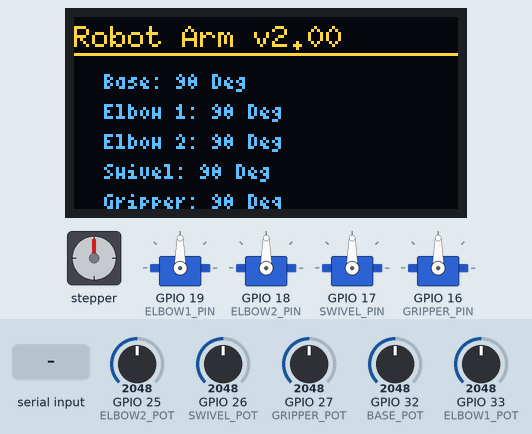
Simulated run of this sketch. Board: ESP32. Parts: stepper motor, 128×64 one-colour display, 4 × servo. Wiring (inferred from the names in the program): stepper motor (2048 steps per turn assumed): coils GPIO 4, GPIO 0, GPIO 2, GPIO 15. The inputs (shaded band) are chosen by the test bench; at power-on: GPIO 25 (ELBOW2_POT) = 2048, GPIO 26 (SWIVEL_POT) = 2048, GPIO 27 (GRIPPER_POT) = 2048, GPIO 32 (BASE_POT) = 2048, GPIO 33 (ELBOW1_POT) = 2048. The OLED is the two-colour kind (top 16 rows yellow); what the sketch prints to the serial monitor is not drawn.

Above: at 2.5 s.
2.6 s: "ik 90\n" received over Serial
At 4.3 s:
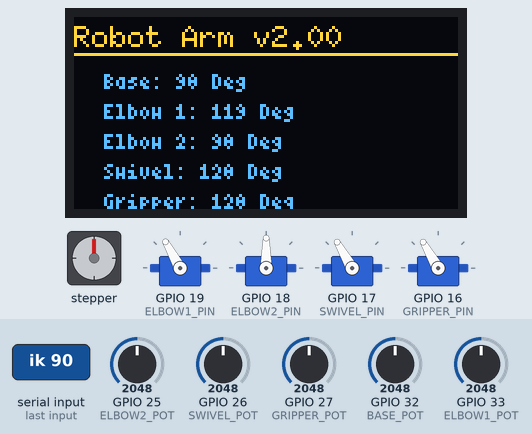
4.6 s: "run_dance\n" received over Serial
At 5.12 s:
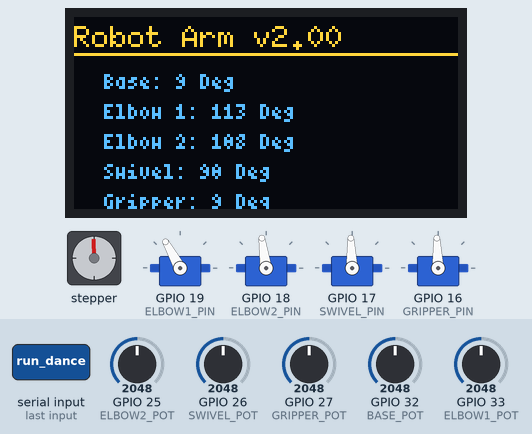
7.4 s: "ik 90 45\n" received over Serial
At 7.68 s:
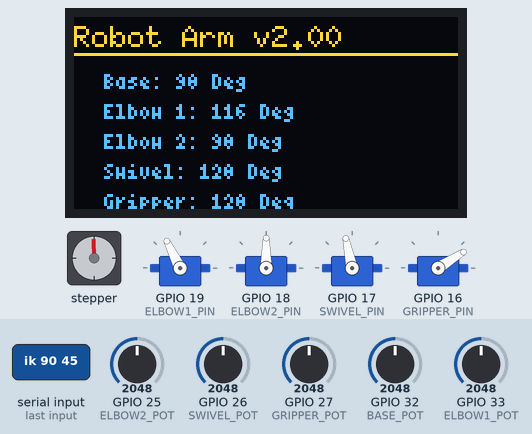
10.3 s: "run_pots\n" received over Serial
At 10.5 s:
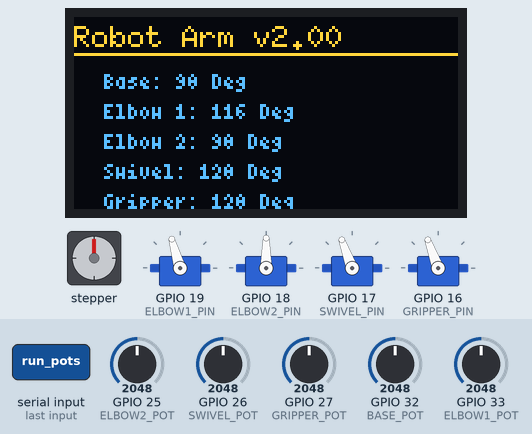
12.3 s: GPIO 25 (ELBOW2_POT) set to 1228
At 14.1 s:
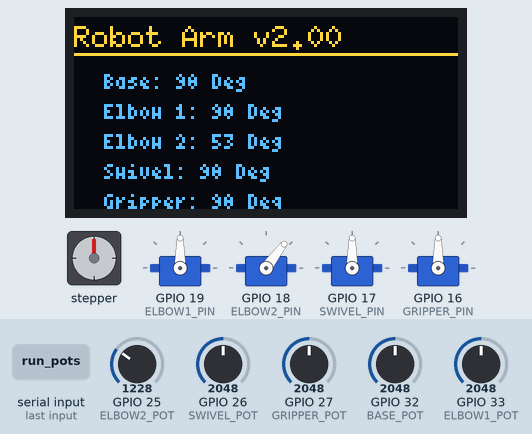
14.4 s: GPIO 26 (SWIVEL_POT) set to 3972
At 17.1 s:
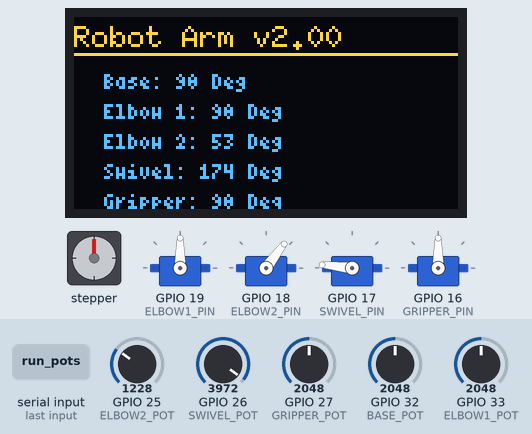
Timing chart, 0 to 18.3 s (numbered marks = the images above; inputs shaded):
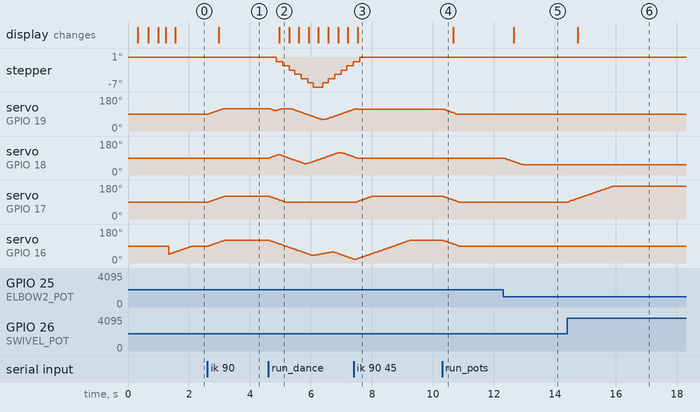

Measured:
- after the input at 2.6 s, servo on GPIO 19 (ELBOW1_PIN): moves from 90° to 119° over 0.50 s, starting after 0.05 s; servo on GPIO 17 (SWIVEL_PIN), servo on GPIO 16 (GRIPPER_PIN): moves from 90° to 120° over 0.50 s, starting after 0.05 s; the display: changes after 0.37 s (image 1)
- after the input at 7.4 s, stepper: goes on until 7.6 s, then stays 0°; servo on GPIO 18 (ELBOW2_PIN): goes on until 7.5 s, then stays 90°; servo on GPIO 17 (SWIVEL_PIN): moves from 90° to 120° over 0.50 s, starting after 0.10 s
- after the input at 10.3 s, servo on GPIO 19 (ELBOW1_PIN): moves from 116° to 90° over 0.43 s, starting at once; servo on GPIO 17 (SWIVEL_PIN), servo on GPIO 16 (GRIPPER_PIN): moves from 120° to 90° over 0.50 s, starting at once
- after the input at 12.3 s, servo on GPIO 18 (ELBOW2_PIN): moves from 90° to 53° over 0.64 s, starting at once; the display: changes after 0.36 s (image 5)
- after the input at 14.4 s, servo on GPIO 17 (SWIVEL_PIN): moves from 90° to 174° over 1.5 s, starting at once; the display: changes after 0.36 s (image 6)

The sketch:

Robot_Arm_Script.ino
```cpp
/*--------------------------------------------------------------------------------------*/
/*-------------------------- VARIABLES AND DEFINITIONS ---------------------------------*/
/*--------------------------------------------------------------------------------------*/

// Libraries
#include <math.h>         // Math Functions
#include <Wire.h>         // IC2 Lib
#include <U8g2lib.h>      // Display Lib
#include <ESP32Servo.h>   // Servo Lib

// Create U8G2 display object (SH1106 128x64, I2C)
U8G2_SH1106_128X64_NONAME_F_HW_I2C u8g2(U8G2_R0, /* reset=*/ U8X8_PIN_NONE, /* clock=*/ 22, /* data=*/ 21);

// Create servo objects
Servo elbow1;
Servo elbow2;
Servo swivel;
Servo gripper;

// Establish PWM
ESP32PWM pwm;

// Published values for SG90 servos; adjust if needed
int minUs = 1000;
int maxUs = 2000;

// Joint Angles (in degrees)
typedef struct {
  int bpos;
  int e1pos;
  int e2pos;
  int spos;
  int gpos;
} JointData;

JointData current = {90,90,90,90,45};

int stepIndex = 0;
const int steps[4][4] =
{
  {1,0,0,1},
  {1,0,1,0},
  {0,1,1,0},
  {0,1,0,1}
};

// Inverse Kinematics Variables and Parameters
const float L1 = 45.0; // mm
const float L2 = 50.0;

float targetX = 75;
float targetY = 50;

// Playback Variables and Parameters
#define MAX_RECORD 100

JointData recordBuffer[MAX_RECORD];
int recordIndex = 0;
bool isRecording = false;
bool isPlaying = false;
int playIndex = 0;

// Queue Architecture for Multi-Tasking
QueueHandle_t driverQueue;
QueueHandle_t displayQueue;

// Machine Modes
typedef enum {
  MODE_POTS,
  MODE_IK,
  MODE_DANCE,
  MODE_PLAYBACK
} ControlMode;

volatile ControlMode mode = MODE_POTS;

// Pin definitions
#define BASE_POT 32
#define ELBOW1_POT 33
#define ELBOW2_POT 25
#define SWIVEL_POT 26
#define GRIPPER_POT 27

#define SAVE 13

#define ELBOW1_PIN 19
#define ELBOW2_PIN 18
#define SWIVEL_PIN 17
#define GRIPPER_PIN 16

#define STEP1 4
#define STEP2 0
#define STEP3 2
#define STEP4 15

/*--------------------------------------------------------------------------------------*/
/*----------------------------- MAIN ARDUINO PROGRAM -----------------------------------*/
/*--------------------------------------------------------------------------------------*/

void setup()
{
  // Init I2C pins and Serial
  Wire.begin(21,22);
  Serial.begin(115200);

  delay(100);

  // Init display
  u8g2.begin();
  bootAnimation();
  delay(100);

  // Init button
  pinMode(SAVE, INPUT_PULLUP);

  // Allow allocation of all timers
	ESP32PWM::allocateTimer(0);
	ESP32PWM::allocateTimer(1);
	ESP32PWM::allocateTimer(2);
	ESP32PWM::allocateTimer(3);

  // Attach servos
  elbow1.attach(ELBOW1_PIN, minUs, maxUs);
  elbow2.attach(ELBOW2_PIN, minUs, maxUs);
  swivel.attach(SWIVEL_PIN, minUs, maxUs);
  gripper.attach(GRIPPER_PIN, minUs, maxUs);

  // Stepper pins
  pinMode(STEP1, OUTPUT);
  pinMode(STEP2, OUTPUT);
  pinMode(STEP3, OUTPUT);
  pinMode(STEP4, OUTPUT);

  driverQueue  = xQueueCreate(1, sizeof(JointData));
  displayQueue = xQueueCreate(1, sizeof(JointData));

  // Data Acquisiton Task
  xTaskCreate(
    Acquisition,          // Task function
    "AcquisitionTask",    // Name
    2048,                // Stack size
    NULL,                // Parameters
    5,                   // Priority
    NULL);               // Task handle

  // Command Task
  xTaskCreate(
    Commands,            // Task function
    "CommandTask",       // Name
    2048,                // Stack size
    NULL,                // Parameters
    5,                   // Priority
    NULL);               // Task handle

  // Motor Driver Task
  xTaskCreate(
    Driver,              // Task function
    "DriverTask",        // Name
    2048,                // Stack size
    NULL,                // Parameters
    5,                   // Priority
    NULL);               // Task handle

  // OLED Display Task
  xTaskCreate(
    Display,             // Task function
    "DisplayTask",       // Name
    2048,                // Stack size
    NULL,                // Parameters
    2,                   // Priority
    NULL);               // Task handle
}

void loop()
{
  delay(10);
}

/*--------------------------------------------------------------------------------------*/
/*----------------------------- DATA ACQUISITION TASK ----------------------------------*/
/*--------------------------------------------------------------------------------------*/

static void Acquisition(void *arg)
{
  JointData data;

  for (;;)
  {
    // POTS Mode
    if (mode == MODE_POTS)
    {
      // Map to angles (0–180)
      data.bpos  = map(analogRead(BASE_POT),   0, 4095, 0, 180);
      data.e1pos = map(analogRead(ELBOW1_POT), 0, 4095, 0, 180);
      data.e2pos = map(analogRead(ELBOW2_POT), 0, 4095, 0, 180);
      data.spos  = map(analogRead(SWIVEL_POT), 0, 4095, 0, 180);
      data.gpos  = map(analogRead(GRIPPER_POT),0, 4095, 0, 180);
    }

    // IK Mode
    else if (mode == MODE_IK)
    {
      inverseKinematics(&data);
    }

    // DANCE Mode
    else if (mode == MODE_DANCE)
    {
      robotDance(&data);
    }

    // PLAYBACK Mode
    else if (mode == MODE_PLAYBACK && isPlaying && recordIndex > 0)
    {
      data = recordBuffer[playIndex++];
      if (playIndex >= recordIndex) playIndex = 0;
    }

    // PLAYBACK Recording
    if (mode == MODE_PLAYBACK && isRecording && digitalRead(SAVE) == LOW)
    {
      if (recordIndex < MAX_RECORD)
      {
        recordBuffer[recordIndex++] = data;
        Serial.println("Saved position");
        vTaskDelay(pdMS_TO_TICKS(300));
      }
    }

    // Send latest data (overwrite if full)
    xQueueOverwrite(driverQueue, &data);
    xQueueOverwrite(displayQueue, &data);

    vTaskDelay(pdMS_TO_TICKS(20));
  }
}

void inverseKinematics(JointData *data)
{
  float x = targetX;
  float y = targetY;

  float d = sqrt(x*x + y*y);  // total distance from base joint

  d = constrain(d, fabs(L1 - L2), L1 + L2); // Verify robot can achieve distance

  float cos_theta2 = (x*x + y*y - L1*L1 - L2*L2) / (2 * L1 * L2);
  cos_theta2 = constrain(cos_theta2, -1, 1);

  float theta2 = acos(cos_theta2);
  float theta1 = atan2(y, x) - atan2(L2 * sin(theta2), L1 + L2 * cos(theta2));

  data->e1pos = degrees(theta1) + 90;
  data->e2pos = degrees(theta2) + 90;

  data->bpos = 90;
  data->spos = 120;
  data->gpos = 120;
}

/*--------------------------------------------------------------------------------------*/
/*--------------------------------- COMMAND TASK ---------------------------------------*/
/*--------------------------------------------------------------------------------------*/

static void Commands(void *arg)
{
  for (;;)
  {
    if (Serial.available())
    {
      String input = Serial.readStringUntil('\n');
      input.trim();

      if (input == "run_ik") mode = MODE_IK;
      else if (input == "run_pots") mode = MODE_POTS;
      else if (input == "run_dance") mode = MODE_DANCE;

      else if (input.startsWith("ik "))
      {
        sscanf(input.c_str(), "ik %f %f", &targetX, &targetY);
        mode = MODE_IK;
        Serial.printf("Target: %.1f %.1f\n", targetX, targetY);
      }

      else if (input == "playback_record")
      {
        recordIndex = 0;
        isRecording = true;
        Serial.println("Recording...");
      }
      else if (input == "playback_stop")
      {
        isRecording = false;
        isPlaying = false;
        Serial.println("Stopped");
      }
      else if (input == "playback")
      {
        mode = MODE_PLAYBACK;
        playIndex = 0;
        isPlaying = true;
        Serial.println("Playback...");
      }

      else
      {
        Serial.println("Invalid command");
      }
    }

    vTaskDelay(pdMS_TO_TICKS(50));
  }
}

/*--------------------------------------------------------------------------------------*/
/*------------------------------- MOTOR DRIVER TASK ------------------------------------*/
/*--------------------------------------------------------------------------------------*/

static void Driver(void *arg)
{
  JointData data;

  for (;;)
  {
    if (xQueueReceive(driverQueue, &data, portMAX_DELAY) == pdTRUE)
    {
      current.e1pos = smoothStep(current.e1pos, data.e1pos, 2);
      current.e2pos = smoothStep(current.e2pos, data.e2pos, 2);
      current.spos  = smoothStep(current.spos,  data.spos,  2);
      current.gpos  = smoothStep(current.gpos,  data.gpos,  2);

      elbow1.write(current.e1pos);
      elbow2.write(current.e2pos);
      swivel.write(current.spos);
      gripper.write(current.gpos);

      if (current.bpos < data.bpos)
      {
        stepMotor(1);
        current.bpos++;
      }
      else if (current.bpos > data.bpos)
      {
        stepMotor(-1);
        current.bpos--;
      }
    }

    vTaskDelay(pdMS_TO_TICKS(5));
  }
}

int smoothStep(int current, int target, int step)
{
  if (abs(target - current) < step) return target;
  return current + (target > current ? step : -step);
}

void stepMotor(int dir)
{
  stepIndex += dir;

  if (stepIndex > 3) stepIndex = 0;
  if (stepIndex < 0) stepIndex = 3;

  digitalWrite(STEP1, steps[stepIndex][0]);
  digitalWrite(STEP2, steps[stepIndex][1]);
  digitalWrite(STEP3, steps[stepIndex][2]);
  digitalWrite(STEP4, steps[stepIndex][3]);

  delayMicroseconds(1500);
}

void robotDance(JointData *data)
{
  static int t = 0;
  t++;

  data->bpos  = (t % 180);
  data->e1pos = 90 + 30 * sin(t * 0.1);
  data->e2pos = 90 + 30 * cos(t * 0.1);
  data->spos  = 90;
  data->gpos  = (t % 60);
}

/*--------------------------------------------------------------------------------------*/
/*--------------------------------- DISPLAY TASK ---------------------------------------*/
/*--------------------------------------------------------------------------------------*/

static void Display(void *arg)
{
  JointData data;

  for (;;)
  {
    if (xQueueReceive(displayQueue, &data, portMAX_DELAY) == pdTRUE)
    {
      u8g2.clearBuffer(); // Clear internal memory

      u8g2.setFont(u8g2_font_6x10_tf);  // Set title font
      u8g2.drawStr(0, 10, "Robot Arm v2.00"); // Program title
      u8g2.drawHLine(0, 12, 128);  // Horizontal line under title

      // Centered content inside box
      u8g2.setFont(u8g2_font_4x6_tf); // Set section font

      const char *labels[] = {
        "Base: ",
        "Elbow 1: ",
        "Elbow 2: ",
        "Swivel: ",
        "Gripper: "
      };

      const int values[] = {
        data.bpos,
        data.e1pos,
        data.e2pos,
        data.spos,
        data.gpos
      };

      for (int i = 0; i < 5; i++)
      {
        u8g2.setCursor(10, 24 + (i * 10));
        u8g2.print(labels[i]);
        u8g2.print(values[i]);
        u8g2.print(" Deg");
      }
    }

    u8g2.sendBuffer();

    vTaskDelay(pdMS_TO_TICKS(10));
  }
}

void bootAnimation()
{
  for (int i=0; i < 100; i += 5)
  {
    u8g2.firstPage();
    do
    {
      u8g2.setFont(u8g2_font_timB24_tr);
      u8g2.drawStr(0, 30, "Booting...");

      int barWidth = map(i, 0, 100, 0, 120); // Map progress to bar width
      u8g2.drawFrame(0, 50, 128, 10); // Outer frame
      u8g2.drawBox(2, 50, barWidth, 6); // Filling bar
    }
    while (u8g2.nextPage());
    delay(30);
  }
}
```
